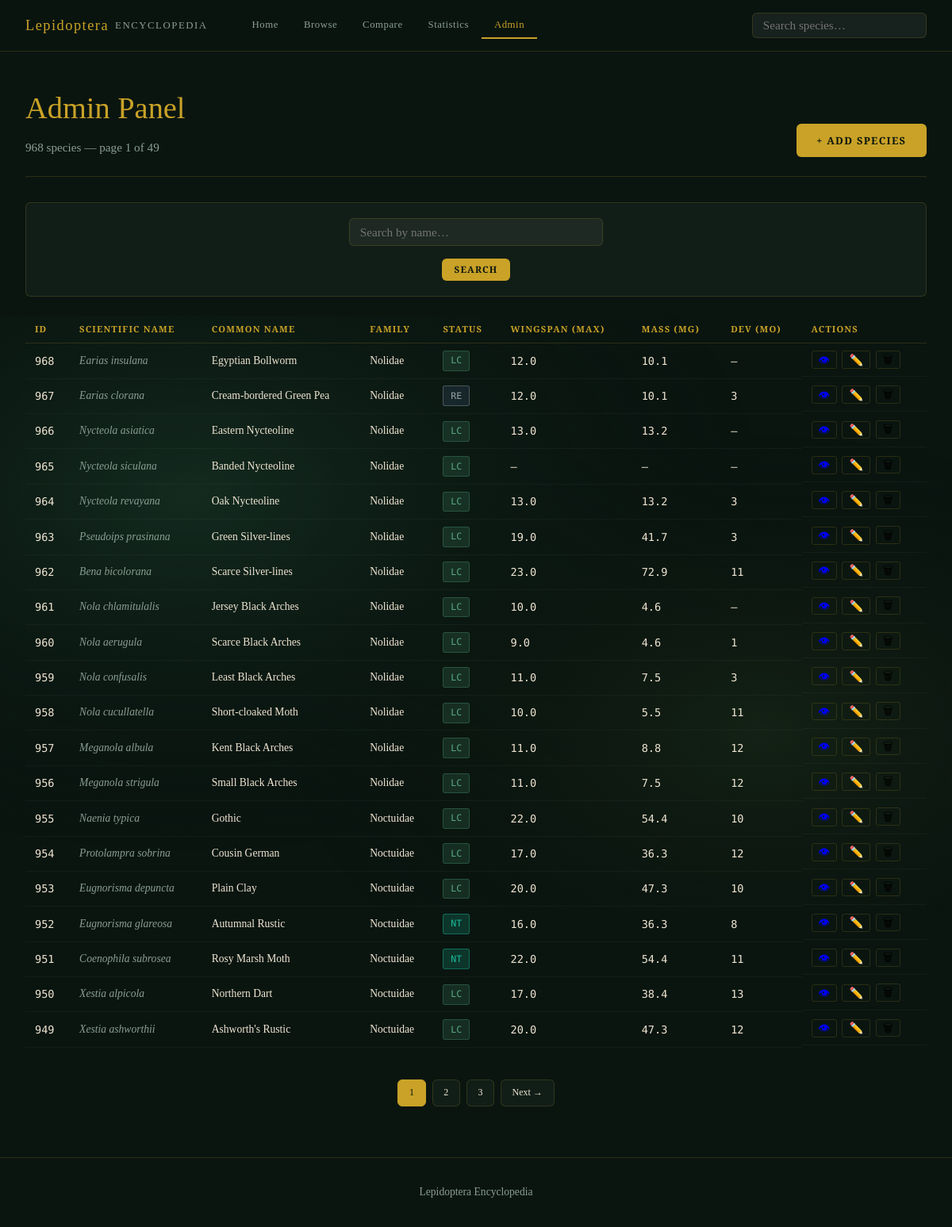
The page /admin on the database its author committed.
### tables this page shows
CREATE TABLE species (
            id                  INTEGER PRIMARY KEY AUTOINCREMENT,
            scientific_name     TEXT    NOT NULL UNIQUE,
            common_name         TEXT,
            family_id           INTEGER NOT NULL REFERENCES families(id),
            status_code         TEXT    NOT NULL REFERENCES conservation_status(code),
            span_min_mm         REAL,
            span_max_mm         REAL,
            dry_mass_mg         REAL,
            months_to_adult     INTEGER
        , wiki_image_url TEXT);

CREATE TABLE families (
            id          INTEGER PRIMARY KEY AUTOINCREMENT,
            name        TEXT    NOT NULL UNIQUE
        );

### app.py (the view)
@app.route("/admin")
def admin():
    db   = get_db()
    page = max(1, int(request.args.get("page", 1)))
    q    = request.args.get("q", "").strip()
    per  = 20
    where = "1=1"
    params = []
    if q:
        where = "(s.scientific_name LIKE ? OR s.common_name LIKE ?)"
        params = [f"%{q}%", f"%{q}%"]
    total = db.execute(f"SELECT COUNT(*) FROM species s WHERE {where}", params).fetchone()[0]
    total_pages = max(1, math.ceil(total / per))
    page  = min(page, total_pages)
    rows  = db.execute(
        f"SELECT s.id, s.scientific_name, s.common_name, f.name AS family, "
        f"s.status_code, s.span_max_mm, s.dry_mass_mg, s.months_to_adult "
        f"FROM species s JOIN families f ON f.id=s.family_id WHERE {where} "
        f"ORDER BY s.id DESC LIMIT ? OFFSET ?",
        params + [per, (page-1)*per]
    ).fetchall()
    return render_template("admin.html",
        species=rows, total=total, page=page, total_pages=total_pages, q=q,
        families=_families(), statuses=_statuses())

### app.py (called while the page is built)
def get_db():
    if "db" not in g:
        g.db = sqlite3.connect(DB_PATH)
        g.db.row_factory = sqlite3.Row
        g.db.execute("PRAGMA foreign_keys = ON")
    return g.db

def _families():
    return get_db().execute("SELECT id, name FROM families ORDER BY name").fetchall()

def _statuses():
    return get_db().execute(
        "SELECT code, description FROM conservation_status ORDER BY severity"
    ).fetchall()

### templates/admin.html (shortened to what this page needs)
{% extends "base.html" %}
{% block content %}
<div class="page-header admin-header">
  <div>
    <h1 class="page-title">Admin Panel</h1>
    <p class="page-sub">{{ total }} species &mdash; page {{ page }} of {{ total_pages }}</p>
  </div>
  <a href="/admin/new" class="btn btn-primary">+ Add Species</a>
</div>
<form class="filter-bar" method="get" action="/admin" style="margin-bottom:1.5rem;">
  <input type="text" name="q" value="{{ q }}" placeholder="Search by name…" class="filter-input" style="max-width:320px;">
  <button type="submit" class="btn btn-primary btn-sm">Search</button>
</form>
<div class="table-scroll admin-table-wrap">
  <table class="data-table admin-table">
    <thead>
      <tr>
        <th>ID</th>
        <th>Scientific Name</th>
        <th>Common Name</th>
        <th>Family</th>
        <th>Status</th>
        <th>Wingspan (max)</th>
        <th>Mass (mg)</th>
        <th>Dev (mo)</th>
        <th>Actions</th>
      </tr>
    </thead>
    <tbody>
    {% for sp in species %}
    <tr>
      <td class="mono">{{ sp.id }}</td>
      <td><em>{{ sp.scientific_name }}</em></td>
      <td>{{ sp.common_name or '—' }}</td>
      <td>{{ sp.family }}</td>
      <td><span class="status-badge status-{{ sp.status_code | replace(' ','-') | replace('(','') | replace(')','') }}">{{ sp.status_code }}</span></td>
      <td class="mono">{{ sp.span_max_mm or '—' }}</td>
      <td class="mono">{{ sp.dry_mass_mg or '—' }}</td>
      <td class="mono">{{ sp.months_to_adult or '—' }}</td>
      <td class="action-cell">
        <a href="/species/{{ sp.id }}" class="action-btn view-btn" title="View">👁</a>
        <a href="/admin/edit/{{ sp.id }}" class="action-btn edit-btn" title="Edit">✏️</a>
        <form method="post" action="/admin/delete/{{ sp.id }}" style="display:inline"
              onsubmit="return confirm('Delete {{ sp.scientific_name }}?')">
          <button type="submit" class="action-btn del-btn" title="Delete">🗑</button>
        </form>
      </td>
    </tr>
    {% endfor %}
    </tbody>
  </table>
</div>
<div class="pagination">
  {% for p in range([1,page-2]|max, [total_pages+1,page+3]|min) %}
  <a href="?q={{ q }}&page={{ p }}" class="page-btn {% if p==page %}active{% endif %}">{{ p }}</a>
  {% endfor %}
  {% if page < total_pages %}
  <a href="?q={{ q }}&page={{ page+1 }}" class="page-btn">Next →</a>
  {% endif %}
</div>
{% endblock %}

### static/style.css (style rules this page uses)
:root { --bg: #0a1510; --bg-card: #111e17; --bg-panel: #0f1a13; --border: rgba(201,162,39,0.18); --gold: #c9a227; --gold-lt: #e0c068; --green: #3d7a5c; --green-lt: #5aad85; --cream: #f0e6d3; --muted: #8a9e94; --red: #c0392b; --amber: #e67e22; --teal: #1abc9c; --font-display: 'Cinzel', serif; --font-body: 'Cormorant Garamond', serif; --font-mono: 'DM Mono', monospace; --radius: 6px; --shadow: 0 4px 24px rgba(0,0,0,0.5); }
*, *::before, *::after { box-sizing: border-box; margin: 0; padding: 0; }
html { font-size: 16px; scroll-behavior: smooth; }
body { background: var(--bg); color: var(--cream); font-family: var(--font-body); font-size: 1.1rem; line-height: 1.65; min-height: 100vh; overflow-x: hidden; }
.btn { display: inline-block; padding: .65rem 1.6rem; border-radius: var(--radius); font-family: var(--font-display); font-size: .8rem; letter-spacing: .1em; text-transform: uppercase; text-decoration: none; cursor: pointer; border: none; transition: all .2s; }
.btn-primary { background: var(--gold); color: #0a1510; font-weight: 600; }
.btn-sm { padding: .4rem 1rem; font-size: .72rem; }
.status-badge { display: inline-block; padding: .15rem .55rem; border-radius: 3px; font-size: .72rem; font-family: var(--font-mono); font-weight: 400; margin-top: auto; width: fit-content; }
.status-LC { background: rgba(61,122,92,0.25); color: #5aad85; border: 1px solid rgba(61,122,92,0.5); }
.status-NT { background: rgba(26,188,156,0.2); color: #1abc9c; border: 1px solid rgba(26,188,156,0.4); }
.status-RE { background: rgba(44,62,80,0.4); color: #95a5a6; border: 1px solid rgba(149,165,166,0.4); }
.page-header { margin-bottom: 2rem; padding-bottom: 1.5rem; border-bottom: 1px solid var(--border); }
.page-title { font-family: var(--font-display); font-size: 2.4rem; color: var(--gold); font-weight: 400; }
.page-sub { color: var(--muted); font-size: .95rem; margin-top: .3rem; }
.filter-bar { display: flex; flex-wrap: wrap; align-items: center; gap: .8rem; margin-bottom: 2rem; padding: 1.2rem 1.4rem; background: var(--bg-card); border: 1px solid var(--border); border-radius: var(--radius); }
.filter-input, .filter-select { background: rgba(255,255,255,0.05); border: 1px solid var(--border); color: var(--cream); padding: .45rem .8rem; border-radius: var(--radius); font-family: var(--font-body); font-size: .95rem; outline: none; width: 100%; transition: border-color .2s; }
.pagination { display: flex; justify-content: center; gap: .5rem; margin-top: 2.5rem; flex-wrap: wrap; }
.page-btn { padding: .4rem .85rem; background: var(--bg-card); border: 1px solid var(--border); color: var(--cream); text-decoration: none; border-radius: var(--radius); font-family: var(--font-display); font-size: .75rem; transition: all .2s; }
.page-btn.active { background: var(--gold); color: var(--bg); border-color: var(--gold); }
.mono { font-family: var(--font-mono); font-size: .85rem; }
.data-table { width: 100%; border-collapse: collapse; font-size: .88rem; }
.data-table th { text-align: left; padding: .5rem .75rem; font-family: var(--font-display); font-size: .7rem; letter-spacing: .1em; text-transform: uppercase; color: var(--gold); border-bottom: 1px solid var(--border); }
.data-table td { padding: .55rem .75rem; border-bottom: 1px solid rgba(255,255,255,0.04); color: var(--cream); }
.data-table em { color: var(--muted); }
.table-scroll { overflow-x: auto; }
.admin-header { display: flex; justify-content: space-between; align-items: flex-end; }
.admin-table-wrap { overflow-x: auto; }
.admin-table { font-size: .85rem; white-space: nowrap; }
.action-cell { display: flex; gap: .4rem; align-items: center; }
.action-btn { background: none; border: 1px solid var(--border); border-radius: 3px; padding: .2rem .5rem; font-size: .9rem; cursor: pointer; text-decoration: none; transition: border-color .15s, background .15s; line-height: 1; }
.filter-bar { flex-direction: column; gap: 1rem; }

### rows shown on the page
species: id "968", scientific_name "Earias insulana", common_name "Egyptian Bollworm", family "Nolidae", status_code "LC", span_max_mm "12.0", dry_mass_mg "10.1", months_to_adult "—"
species: id "967", scientific_name "Earias clorana", common_name "Cream-bordered Green Pea", family "Nolidae", status_code "RE", span_max_mm "12.0", dry_mass_mg "10.1", months_to_adult "3"
species: id "966", scientific_name "Nycteola asiatica", common_name "Eastern Nycteoline", family "Nolidae", status_code "LC", span_max_mm "13.0", dry_mass_mg "13.2", months_to_adult "—"
species: id "965", scientific_name "Nycteola siculana", common_name "Banded Nycteoline", family "Nolidae", status_code "LC", span_max_mm "—", dry_mass_mg "—", months_to_adult "—"
species: id "964", scientific_name "Nycteola revayana", common_name "Oak Nycteoline", family "Nolidae", status_code "LC", span_max_mm "13.0", dry_mass_mg "13.2", months_to_adult "3"
species: id "963", scientific_name "Pseudoips prasinana", common_name "Green Silver-lines", family "Nolidae", status_code "LC", span_max_mm "19.0", dry_mass_mg "41.7", months_to_adult "3"
species: id "962", scientific_name "Bena bicolorana", common_name "Scarce Silver-lines", family "Nolidae", status_code "LC", span_max_mm "23.0", dry_mass_mg "72.9", months_to_adult "11"
species: id "961", scientific_name "Nola chlamitulalis", common_name "Jersey Black Arches", family "Nolidae", status_code "LC", span_max_mm "10.0", dry_mass_mg "4.6", months_to_adult "—"
species: id "960", scientific_name "Nola aerugula", common_name "Scarce Black Arches", family "Nolidae", status_code "LC", span_max_mm "9.0", dry_mass_mg "4.6", months_to_adult "1"
species: id "959", scientific_name "Nola confusalis", common_name "Least Black Arches", family "Nolidae", status_code "LC", span_max_mm "11.0", dry_mass_mg "7.5", months_to_adult "3"
species: id "958", scientific_name "Nola cucullatella", common_name "Short-cloaked Moth", family "Nolidae", status_code "LC", span_max_mm "10.0", dry_mass_mg "5.5", months_to_adult "11"
species: id "957", scientific_name "Meganola albula", common_name "Kent Black Arches", family "Nolidae", status_code "LC", span_max_mm "11.0", dry_mass_mg "8.8", months_to_adult "12"
species: id "956", scientific_name "Meganola strigula", common_name "Small Black Arches", family "Nolidae", status_code "LC", span_max_mm "11.0", dry_mass_mg "7.5", months_to_adult "12"
species: id "955", scientific_name "Naenia typica", common_name "Gothic", family "Noctuidae", status_code "LC", span_max_mm "22.0", dry_mass_mg "54.4", months_to_adult "10"
species: id "954", scientific_name "Protolampra sobrina", common_name "Cousin German", family "Noctuidae", status_code "LC", span_max_mm "17.0", dry_mass_mg "36.3", months_to_adult "12"
species: id "953", scientific_name "Eugnorisma depuncta", common_name "Plain Clay", family "Noctuidae", status_code "LC", span_max_mm "20.0", dry_mass_mg "47.3", months_to_adult "10"
species: id "952", scientific_name "Eugnorisma glareosa", common_name "Autumnal Rustic", family "Noctuidae", status_code "NT", span_max_mm "16.0", dry_mass_mg "36.3", months_to_adult "8"
species: id "951", scientific_name "Coenophila subrosea", common_name "Rosy Marsh Moth", family "Noctuidae", status_code "NT", span_max_mm "22.0", dry_mass_mg "54.4", months_to_adult "11"
species: id "950", scientific_name "Xestia alpicola", common_name "Northern Dart", family "Noctuidae", status_code "LC", span_max_mm "17.0", dry_mass_mg "38.4", months_to_adult "13"
species: id "949", scientific_name "Xestia ashworthii", common_name "Ashworth's Rustic", family "Noctuidae", status_code "LC", span_max_mm "20.0", dry_mass_mg "47.3", months_to_adult "12"

### other values the page prints
{{ total }} "968"
{{ page }} "1"
{{ total_pages }} "49"
{{ p }} "1" "2" "3"
